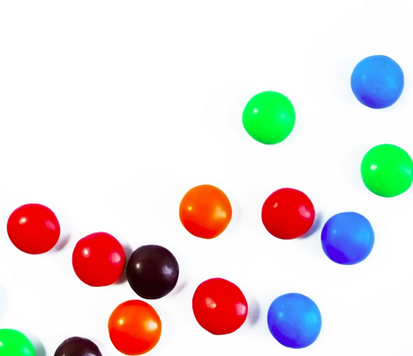
#> input picture Computer-Vision-using-OpenCV/smarties.png, 413 x 356 px
$ python virtual_background.py
#> lines starting #> are read from the running program, lines starting #| are printed output that depends on the picture; after the words box and inside, x2 and y2 are one past the last pixel; in counts of white or black regions, pixels touching at a corner belong together
import cv2
import numpy as np
def callback(x):
    pass

cap=cv2.VideoCapture(0)
cv2.namedWindow("image")
cv2.createTrackbar("LH","image",0,255,callback)
#> slider 'LH' is set to 51
cv2.createTrackbar("LS","image",0,255,callback)
#> slider 'LS' is set to 51
cv2.createTrackbar("LV","image",0,255,callback)
#> slider 'LV' is set to 51
cv2.createTrackbar("UH","image",255,255,callback)
cv2.createTrackbar("US","image",255,255,callback)
cv2.createTrackbar("UV","image",255,255,callback)
img=cv2.imread("smarties.png")
#> img is the input picture: shape (356, 413, 3); mean B, G, R 219.1, 220.4, 228.9
while(cap.isOpened()):
    ret,frame=cap.read()
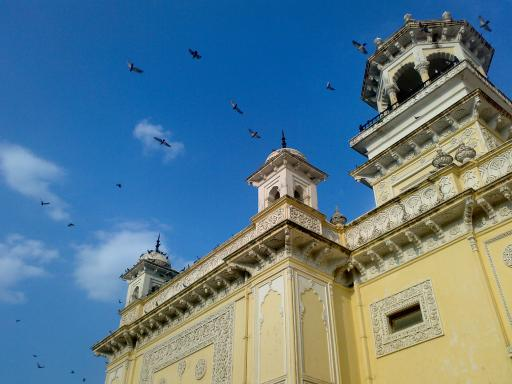
#> input picture Computer-Vision-using-OpenCV/home.jpg, 512 x 384 px, given in place of the camera
#> frame is the input picture: shape (384, 512, 3); mean B, G, R 141.2, 123.9, 91.6
    frame1= cv2.flip(frame,1) #Lateral Inversion
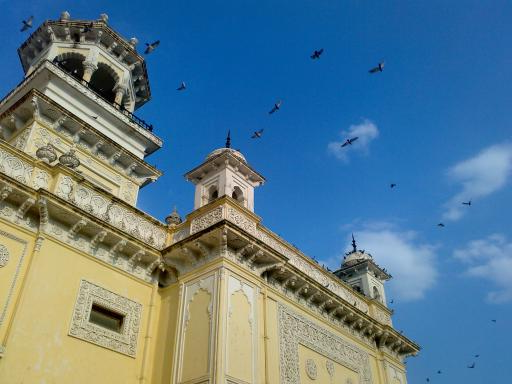
#> frame1: shape (384, 512, 3); mean B, G, R 141.2, 123.9, 91.6
    if (ret==True):
        img=cv2.imread("computer_vision.jpg")
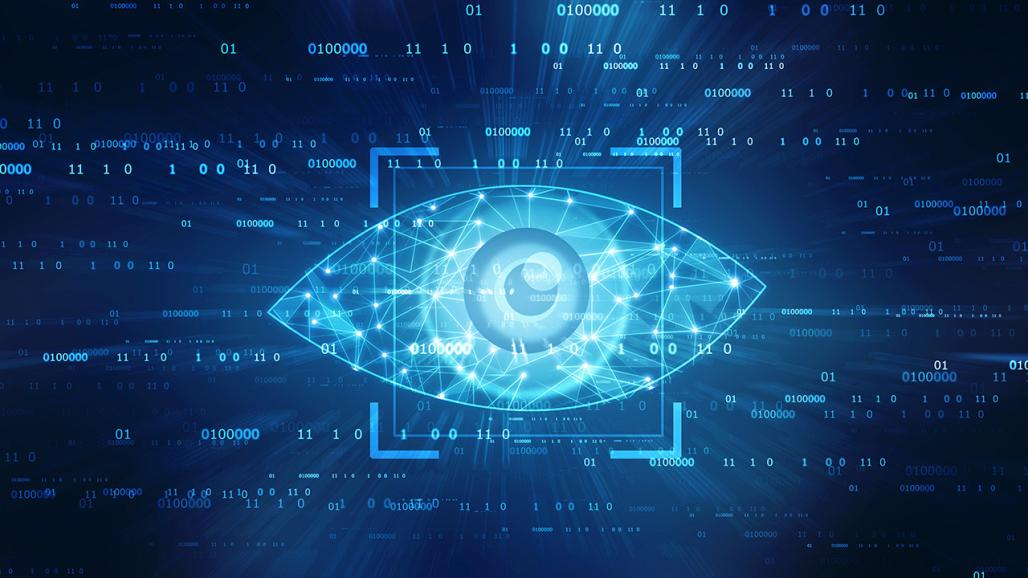
#> input picture Computer-Vision-using-OpenCV/computer_vision.jpg, 1028 x 578 px
#> img is the input picture: shape (578, 1028, 3); mean B, G, R 103.9, 62.7, 21.7
        img=cv2.resize(img,(640,480))
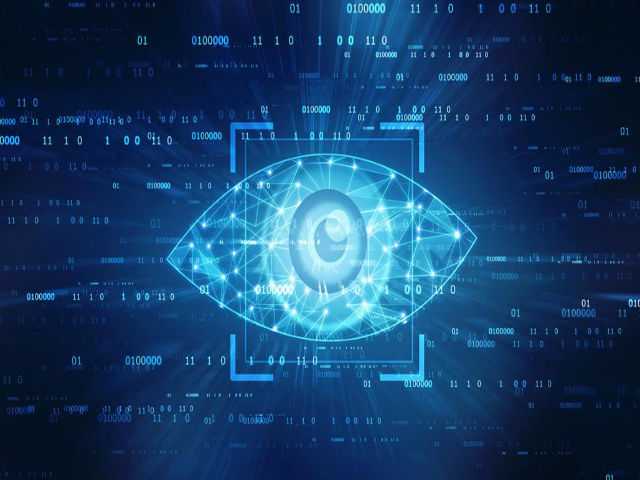
#> img: shape (480, 640, 3); mean B, G, R 103.8, 62.6, 21.6
  #  hsv=cv2.cvtColor(img,cv2.COLOR_BGR2HSV)
        lh=cv2.getTrackbarPos("LH","image")
        ls=cv2.getTrackbarPos("LS","image")
        lv=cv2.getTrackbarPos("LV","image")
        uh=cv2.getTrackbarPos("UH","image")
        us=cv2.getTrackbarPos("US","image")
        uv=cv2.getTrackbarPos("UV","image")
        lb=np.array([lh,ls,lv])
        ub=np.array([uh,us,uv])
        mask=cv2.inRange(frame1,lb,ub)
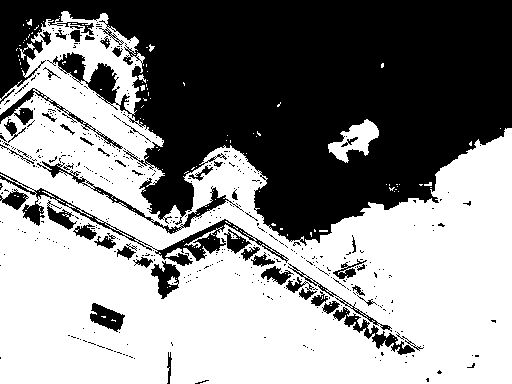
#> mask: shape (384, 512); 55% white; 462 black regions (410 under 20 px), largest, box (x1, y1, x2, y2) and area: (0, 0, 512, 246) 76815, (0, 172, 289, 266) 2266, (37, 161, 244, 234) 1030
        res=cv2.bitwise_and(frame1,frame1,mask=mask)
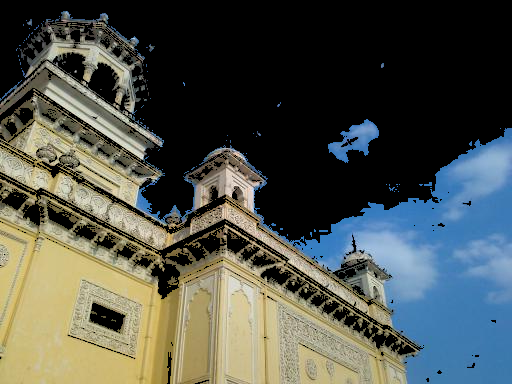
#> res: shape (384, 512, 3); mean B, G, R 76.2, 83.1, 78.6
        point=np.where(res==0)
        frame[point]=img[point]
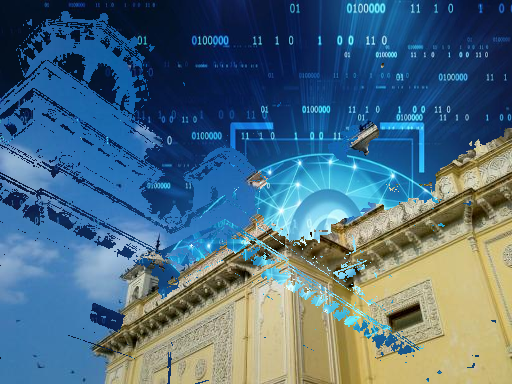
#> frame: shape (384, 512, 3); mean B, G, R 128.6, 108.5, 77
        cv2.imshow("img",img)
        cv2.imshow("res",res)
        cv2.imshow("mask",mask)
        cv2.imshow("frame",frame1)
        k=cv2.waitKey(1) & 0xFF
#> (key q is pressed here)
        if k==ord("q"):
            break
cv2.destroyAllWindows()
cap.release()
